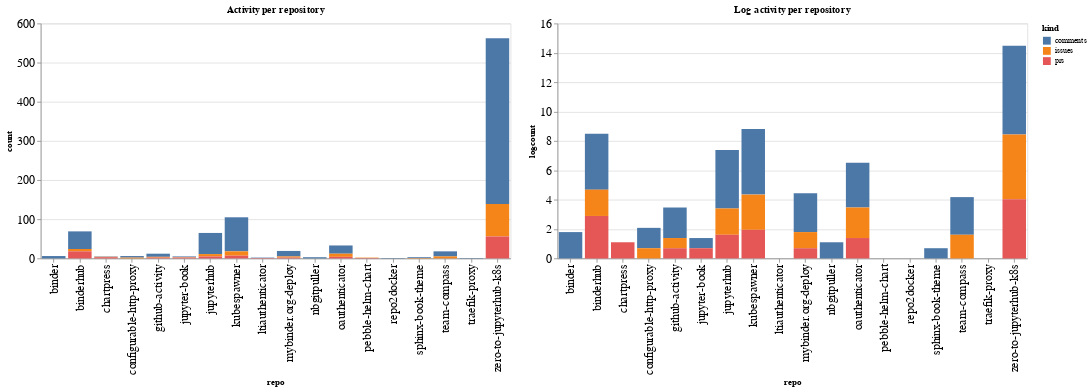

Notebook code cell kept with this figure:
### Code cell
ch1 = alt.Chart(repo_summaries, width=600, title="Activity per repository").mark_bar().encode(
    x='repo',
    y='count',
    color='kind',
    tooltip="kind"
)

ch2 = alt.Chart(repo_summaries, width=600, title="Log activity per repository").mark_bar().encode(
    x='repo',
    y='logcount',
    color='kind',
    tooltip="kind"
)

ch1 | ch2

### Figure 1 — Vega-Lite specification as saved in the notebook (floating-point values rounded to 4 significant figures)
{"config": {"axisLeft": {"labelFontSize": 15}, "axisBottom": {"labelFontSize": 15}}, "hconcat": [{"mark": "bar", "encoding": {"color": {"type": "nominal", "field": "kind"}, "tooltip": {"type": "nominal", "field": "kind"}, "x": {"type": "nominal", "field": "repo"}, "y": {"type": "quantitative", "field": "count"}}, "title": "Activity per repository", "width": 600}, {"mark": "bar", "encoding": {"color": {"type": "nominal", "field": "kind"}, "tooltip": {"type": "nominal", "field": "kind"}, "x": {"type": "nominal", "field": "repo"}, "y": {"type": "quantitative", "field": "logcount"}}, "title": "Log activity per repository", "width": 600}], "data": {"name": "data-72f9becf10093084860aa89b6b33b5bb"}, "$schema": "https://vega.github.io/schema/vega-lite/v4.8.1.json", "datasets": {"data-72f9becf10093084860aa89b6b33b5bb": [{"repo": "binder", "kind": "comments", "count": 6, "logcount": 1.792}, {"repo": "binderhub", "kind": "comments", "count": 45, "logcount": 3.807}, {"repo": "binderhub", "kind": "issues", "count": 6, "logcount": 1.792}, {"repo": "binderhub", "kind": "prs", "count": 18, "logcount": 2.89}, {"repo": "chartpress", "kind": "comments", "count": 1, "logcount": 0.0}, {"repo": "chartpress", "kind": "issues", "count": 1, "logcount": 0.0}, {"repo": "chartpress", "kind": "prs", "count": 3, "logcount": 1.099}, {"repo": "configurable-http-proxy", "kind": "comments", "count": 4, "logcount": 1.386}, {"repo": "configurable-http-proxy", "kind": "issues", "count": 2, "logcount": 0.6931}, {"repo": "github-activity", "kind": "comments", "count": 8, "logcount": 2.079}, {"repo": "github-activity", "kind": "issues", "count": 2, "logcount": 0.6931}, {"repo": "github-activity", "kind": "prs", "count": 2, "logcount": 0.6931}, {"repo": "jupyter-book", "kind": "comments", "count": 2, "logcount": 0.6931}, {"repo": "jupyter-book", "kind": "issues", "count": 1, "logcount": 0.0}, {"repo": "jupyter-book", "kind": "prs", "count": 2, "logcount": 0.6931}, {"repo": "jupyterhub", "kind": "comments", "count": 54, "logcount": 3.989}, {"repo": "jupyterhub", "kind": "issues", "count": 6, "logcount": 1.792}, {"repo": "jupyterhub", "kind": "prs", "count": 5, "logcount": 1.609}, {"repo": "kubespawner", "kind": "comments", "count": 87, "logcount": 4.466}, {"repo": "kubespawner", "kind": "issues", "count": 11, "logcount": 2.398}, {"repo": "kubespawner", "kind": "prs", "count": 7, "logcount": 1.946}, {"repo": "ltiauthenticator", "kind": "comments", "count": 1, "logcount": 0.0}, {"repo": "ltiauthenticator", "kind": "prs", "count": 1, "logcount": 0.0}, {"repo": "mybinder.org-deploy", "kind": "comments", "count": 14, "logcount": 2.639}, {"repo": "mybinder.org-deploy", "kind": "issues", "count": 3, "logcount": 1.099}, {"repo": "mybinder.org-deploy", "kind": "prs", "count": 2, "logcount": 0.6931}, {"repo": "nbgitpuller", "kind": "comments", "count": 3, "logcount": 1.099}, {"repo": "oauthenticator", "kind": "comments", "count": 21, "logcount": 3.045}, {"repo": "oauthenticator", "kind": "issues", "count": 8, "logcount": 2.079}, {"repo": "oauthenticator", "kind": "prs", "count": 4, "logcount": 1.386}, {"repo": "pebble-helm-chart", "kind": "issues", "count": 1, "logcount": 0.0}, {"repo": "pebble-helm-chart", "kind": "prs", "count": 1, "logcount": 0.0}, {"repo": "repo2docker", "kind": "comments", "count": 1, "logcount": 0.0}, {"repo": "sphinx-book-theme", "kind": "comments", "count": 2, "logcount": 0.6931}, {"repo": "sphinx-book-theme", "kind": "issues", "count": 1, "logcount": 0.0}, {"repo": "team-compass", "kind": "comments", "count": 13, "logcount": 2.565}, {"repo": "team-compass", "kind": "issues", "count": 5, "logcount": 1.609}, {"repo": "traefik-proxy", "kind": "comments", "count": 1, "logcount": 0.0}, {"repo": "zero-to-jupyterhub-k8s", "kind": "comments", "count": 423, "logcount": 6.047}, {"repo": "zero-to-jupyterhub-k8s", "kind": "issues", "count": 83, "logcount": 4.419}, {"repo": "zero-to-jupyterhub-k8s", "kind": "prs", "count": 56, "logcount": 4.025}]}}
